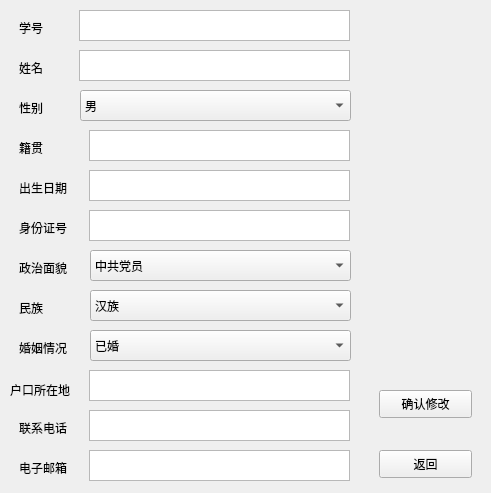
<?xml version="1.0" encoding="UTF-8"?>
<ui version="4.0">
 <class>Form</class>
 <widget class="QWidget" name="Form">
  <property name="geometry">
   <rect>
    <x>0</x>
    <y>0</y>
    <width>491</width>
    <height>493</height>
   </rect>
  </property>
  <property name="windowTitle">
   <string>Form</string>
  </property>
  <widget class="QLabel" name="label_3">
   <property name="geometry">
    <rect>
     <x>19</x>
     <y>100</y>
     <width>72</width>
     <height>15</height>
    </rect>
   </property>
   <property name="text">
    <string>性别</string>
   </property>
  </widget>
  <widget class="QLabel" name="label_2">
   <property name="geometry">
    <rect>
     <x>19</x>
     <y>60</y>
     <width>72</width>
     <height>15</height>
    </rect>
   </property>
   <property name="text">
    <string>姓名</string>
   </property>
  </widget>
  <widget class="QLabel" name="label_7">
   <property name="geometry">
    <rect>
     <x>19</x>
     <y>260</y>
     <width>72</width>
     <height>15</height>
    </rect>
   </property>
   <property name="text">
    <string>政治面貌</string>
   </property>
  </widget>
  <widget class="QTextBrowser" name="textBrowser_2">
   <property name="geometry">
    <rect>
     <x>79</x>
     <y>50</y>
     <width>271</width>
     <height>31</height>
    </rect>
   </property>
  </widget>
  <widget class="QLabel" name="label">
   <property name="geometry">
    <rect>
     <x>19</x>
     <y>20</y>
     <width>72</width>
     <height>15</height>
    </rect>
   </property>
   <property name="text">
    <string>学号</string>
   </property>
  </widget>
  <widget class="QLabel" name="label_5">
   <property name="geometry">
    <rect>
     <x>19</x>
     <y>180</y>
     <width>72</width>
     <height>15</height>
    </rect>
   </property>
   <property name="text">
    <string>出生日期</string>
   </property>
  </widget>
  <widget class="QTextBrowser" name="textBrowser_5">
   <property name="geometry">
    <rect>
     <x>89</x>
     <y>170</y>
     <width>261</width>
     <height>31</height>
    </rect>
   </property>
  </widget>
  <widget class="QLabel" name="label_12">
   <property name="geometry">
    <rect>
     <x>19</x>
     <y>460</y>
     <width>72</width>
     <height>15</height>
    </rect>
   </property>
   <property name="text">
    <string>电子邮箱</string>
   </property>
  </widget>
  <widget class="QTextBrowser" name="textBrowser_11">
   <property name="geometry">
    <rect>
     <x>89</x>
     <y>410</y>
     <width>261</width>
     <height>31</height>
    </rect>
   </property>
  </widget>
  <widget class="QPushButton" name="pushButton_2">
   <property name="geometry">
    <rect>
     <x>379</x>
     <y>450</y>
     <width>93</width>
     <height>28</height>
    </rect>
   </property>
   <property name="text">
    <string>返回</string>
   </property>
  </widget>
  <widget class="QTextBrowser" name="textBrowser_10">
   <property name="geometry">
    <rect>
     <x>89</x>
     <y>370</y>
     <width>261</width>
     <height>31</height>
    </rect>
   </property>
  </widget>
  <widget class="QLabel" name="label_11">
   <property name="geometry">
    <rect>
     <x>19</x>
     <y>420</y>
     <width>72</width>
     <height>15</height>
    </rect>
   </property>
   <property name="text">
    <string>联系电话</string>
   </property>
  </widget>
  <widget class="QLabel" name="label_4">
   <property name="geometry">
    <rect>
     <x>19</x>
     <y>140</y>
     <width>72</width>
     <height>15</height>
    </rect>
   </property>
   <property name="text">
    <string>籍贯</string>
   </property>
  </widget>
  <widget class="QTextBrowser" name="textBrowser">
   <property name="geometry">
    <rect>
     <x>79</x>
     <y>10</y>
     <width>271</width>
     <height>31</height>
    </rect>
   </property>
  </widget>
  <widget class="QLabel" name="label_9">
   <property name="geometry">
    <rect>
     <x>19</x>
     <y>340</y>
     <width>72</width>
     <height>15</height>
    </rect>
   </property>
   <property name="text">
    <string>婚姻情况</string>
   </property>
  </widget>
  <widget class="QLabel" name="label_8">
   <property name="geometry">
    <rect>
     <x>19</x>
     <y>300</y>
     <width>72</width>
     <height>15</height>
    </rect>
   </property>
   <property name="text">
    <string>民族</string>
   </property>
  </widget>
  <widget class="QLabel" name="label_10">
   <property name="geometry">
    <rect>
     <x>10</x>
     <y>380</y>
     <width>81</width>
     <height>20</height>
    </rect>
   </property>
   <property name="text">
    <string>户口所在地</string>
   </property>
  </widget>
  <widget class="QPushButton" name="pushButton">
   <property name="geometry">
    <rect>
     <x>379</x>
     <y>390</y>
     <width>93</width>
     <height>28</height>
    </rect>
   </property>
   <property name="text">
    <string>确认修改</string>
   </property>
  </widget>
  <widget class="QTextBrowser" name="textBrowser_12">
   <property name="geometry">
    <rect>
     <x>89</x>
     <y>450</y>
     <width>261</width>
     <height>31</height>
    </rect>
   </property>
  </widget>
  <widget class="QTextBrowser" name="textBrowser_6">
   <property name="geometry">
    <rect>
     <x>89</x>
     <y>210</y>
     <width>261</width>
     <height>31</height>
    </rect>
   </property>
  </widget>
  <widget class="QTextBrowser" name="textBrowser_4">
   <property name="geometry">
    <rect>
     <x>89</x>
     <y>130</y>
     <width>261</width>
     <height>31</height>
    </rect>
   </property>
  </widget>
  <widget class="QLabel" name="label_6">
   <property name="geometry">
    <rect>
     <x>19</x>
     <y>220</y>
     <width>72</width>
     <height>15</height>
    </rect>
   </property>
   <property name="text">
    <string>身份证号</string>
   </property>
  </widget>
  <widget class="QComboBox" name="comboBox_7">
   <property name="geometry">
    <rect>
     <x>80</x>
     <y>90</y>
     <width>271</width>
     <height>31</height>
    </rect>
   </property>
   <item>
    <property name="text">
     <string>男</string>
    </property>
   </item>
   <item>
    <property name="text">
     <string>女</string>
    </property>
   </item>
  </widget>
  <widget class="QComboBox" name="comboBox_8">
   <property name="geometry">
    <rect>
     <x>90</x>
     <y>250</y>
     <width>261</width>
     <height>31</height>
    </rect>
   </property>
   <item>
    <property name="text">
     <string>中共党员</string>
    </property>
   </item>
   <item>
    <property name="text">
     <string>中共预备党员</string>
    </property>
   </item>
   <item>
    <property name="text">
     <string>共青团员</string>
    </property>
   </item>
   <item>
    <property name="text">
     <string>其他党派成员</string>
    </property>
   </item>
   <item>
    <property name="text">
     <string>普通群众</string>
    </property>
   </item>
  </widget>
  <widget class="QComboBox" name="comboBox_9">
   <property name="geometry">
    <rect>
     <x>90</x>
     <y>290</y>
     <width>261</width>
     <height>31</height>
    </rect>
   </property>
   <item>
    <property name="text">
     <string>汉族</string>
    </property>
   </item>
   <item>
    <property name="text">
     <string>少数民族</string>
    </property>
   </item>
  </widget>
  <widget class="QComboBox" name="comboBox_10">
   <property name="geometry">
    <rect>
     <x>90</x>
     <y>330</y>
     <width>261</width>
     <height>31</height>
    </rect>
   </property>
   <item>
    <property name="text">
     <string>已婚</string>
    </property>
   </item>
   <item>
    <property name="text">
     <string>未婚</string>
    </property>
   </item>
  </widget>
 </widget>
 <resources/>
 <connections/>
</ui>
